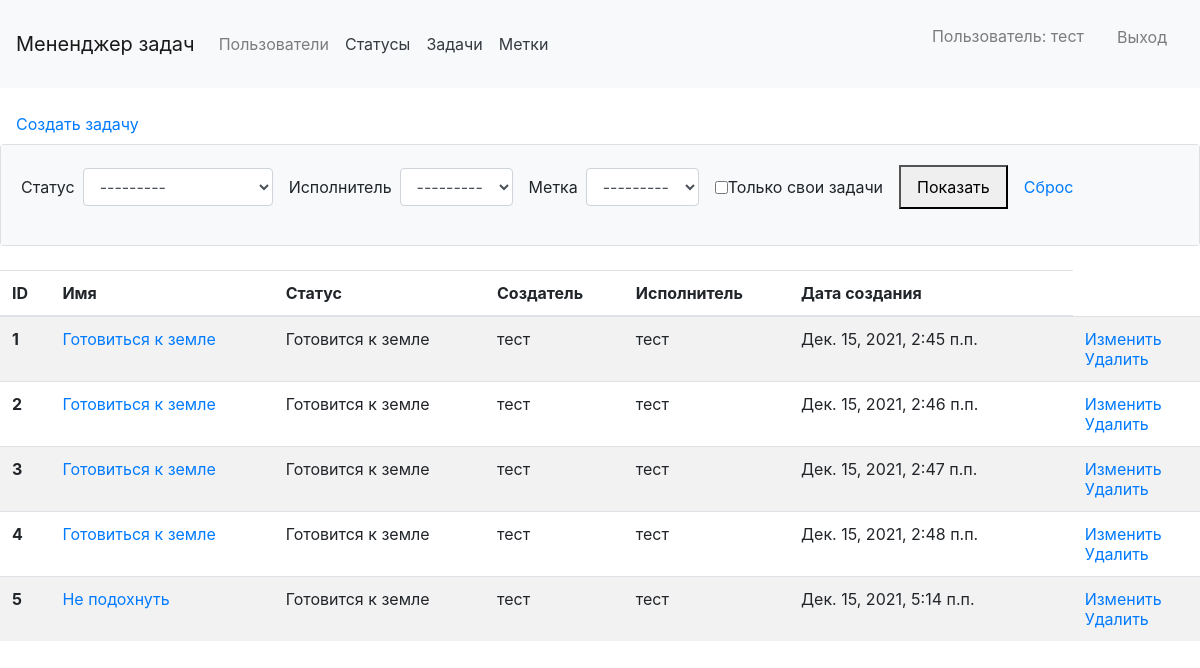
Before: /tasks/ (signed in) with the older database file.
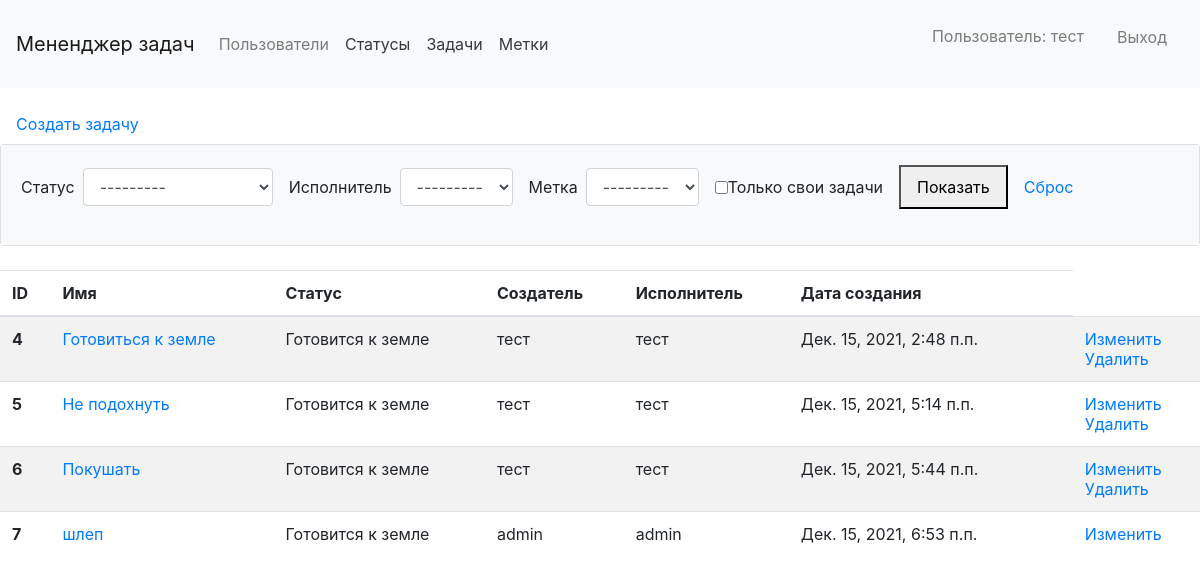
After: the same page with the newer database file.
### tasks/models.py (models this page shows, shortened)
class Task(models.Model):
    name = models.CharField(max_length=75)
    description = models.TextField(
        'Description',
        max_length=200,
        blank=True,
        null=True
    )
    created_at = models.DateTimeField(auto_now_add=True)
    status = models.ForeignKey(
        Status,
        blank=True,
        null=True,
        related_name='status',
        on_delete=models.CASCADE,
        verbose_name='Status'
    )
    creator = models.ForeignKey(
        User,
        related_name='creator',
        on_delete=models.CASCADE,
        verbose_name='Creator'
    )
    executor = models.ForeignKey(
        User,
        verbose_name='Executor',
        on_delete=models.CASCADE,
        null=True,
        blank=True,
        related_name='executor'
    )
    tags = models.ManyToManyField(
        Tags,
        blank=True,
        verbose_name='Tags',
        related_name='Tags',
    )
    class Meta():
        ordering = ['name']

### status/models.py (models this page shows)
class Status(models.Model):
    name = models.CharField(max_length=30)
    created_at = models.DateTimeField(auto_now_add=True)
    class Meta(object):
        verbose_name = 'status'
        verbose_name_plural = 'statuses'
    def __str__(self):
        return self.name

### main_page/models.py (models this page shows)
class CustomUser(AbstractUser):
    def __str__(self):
        return self.username

### tasks/views.py (the view)
# urls.py: path('', TasksListView.as_view(), name='tasks'),
class TasksListView(LoginRequiredMixin, FilterView):
    login_url = '/login/'
    model = Task
    template_name = 'tasks/tasks_list.html'
    filterset_class = TaskFilter

### templates/tasks/tasks_list.html (shortened to what this page needs)
{% extends 'main_template.html' %}
{% load i18n %}
{% block title %}
    <head>
    </head>
{% endblock %}
{% block content %}
<a class="nav-link" href="{% url 'create_task' %}">{% trans "Создать задачу" %}</a>
<div class="card mb-3">
  <div class="card-body bg-light">
    <form class="form-inline center" method="get">
      <div class="form-group"><label for="id_status">{% trans "Статус" %}</label><div class="ml-2 mr-3"><select name="status" class="form-control" title="" id="id_status">
          {% for status in filter.form.status %}
            {{ status }}
          {% endfor %}
    </select></div></div>
          <div class="form-group"><label for="id_executor">{% trans "Исполнитель" %}</label><div class="mr-3 ml-2"><select name="executor" class="form-control" title="" id="id_executor">
          {% for executor in filter.form.executor %}
            {{ executor }}
          {% endfor %}
    </select></div></div>
          <div class="form-group"><label for="id_label">{% trans "Метка" %}</label><div class="mr-3 ml-2"><select name="tags" class="form-control" title="" id="id_label">
          {% for tag in filter.form.tags %}
            {{ tag }}
          {% endfor %}
    </select></div></div>
          <div class="form-group"><div class="mr-3"><div class="form-check">
              {{ filter.form.own_tasks }}
              <label class="form-check-label" >{% trans "Только свои задачи" %}</label>
          </div></div></div>
          <div class="form-group">
            <button class="nav-link" type="submit">{% trans "Показать" %}</button>
            <a href="{% url 'tasks' %}" class="nav-link">{% trans "Сброс" %}</a>
          </div>
    </form>
  </div>
</div>
        <div class="row">
            <div class="col-sm">
                <table class="table table-striped mt-2">
                <thead>
                    <tr>
                    <th scope="col">ID</th>
                    <th scope="col">{% trans "Имя" %}</th>
                    <th scope="col">{% trans "Статус" %}</th>
                    <th scope="col">{% trans "Создатель" %}</th>
                    <th scope="col">{% trans "Исполнитель" %}</th>
                    <th scope="col">{% trans "Дата создания" %}</th>
                    <th scope="col"></th>
                    </tr>
                </thead>
                <tbody>
                    {% for obj in filter.qs %}
                        <tr>
                        <th scope="row">{{ obj.pk }}</th>
                        <td><a href="{% url 'view_task' obj.id %}">{{ obj.name }}</a></td>
                        <td>{{ obj.status }}</td>
                        <td>{{ obj.creator }}</td>
                        <td>{{ obj.executor }}</td>
                        <td>{{ obj.created_at }}</td>
                        <td>{{ obj.tags.all|join:", "|truncatewords:4 }}</td>
                        <td>
                                <a href="{% url 'update_task' obj.id %}">{% trans "Изменить" %}</a> <br>
                            {% if obj.creator_id == request.user.id %}
                                <a href="{% url 'delete_task' obj.id %}">{% trans "Удалить" %}</a>
                            {% endif %}
                        </td>
                        </tr>
                    {% endfor %}
                </tbody>
                </table>
            </div>
        </div>
{% endblock %}

Changed rows visible on the page:
removed Task: pk "1", name "Готовиться к земле", status "Готовится к земле", creator "тест", executor "тест", created_at "Дек. 15, 2021, 2:45 п.п."
removed Task: pk "2", name "Готовиться к земле", status "Готовится к земле", creator "тест", executor "тест", created_at "Дек. 15, 2021, 2:46 п.п."
removed Task: pk "3", name "Готовиться к земле", status "Готовится к земле", creator "тест", executor "тест", created_at "Дек. 15, 2021, 2:47 п.п."
added Task: pk "6", name "Покушать", status "Готовится к земле", creator "тест", executor "тест", created_at "Дек. 15, 2021, 5:44 п.п."
added Task: pk "7", name "шлеп", status "Готовится к земле", creator "admin", executor "admin", created_at "Дек. 15, 2021, 6:53 п.п."
